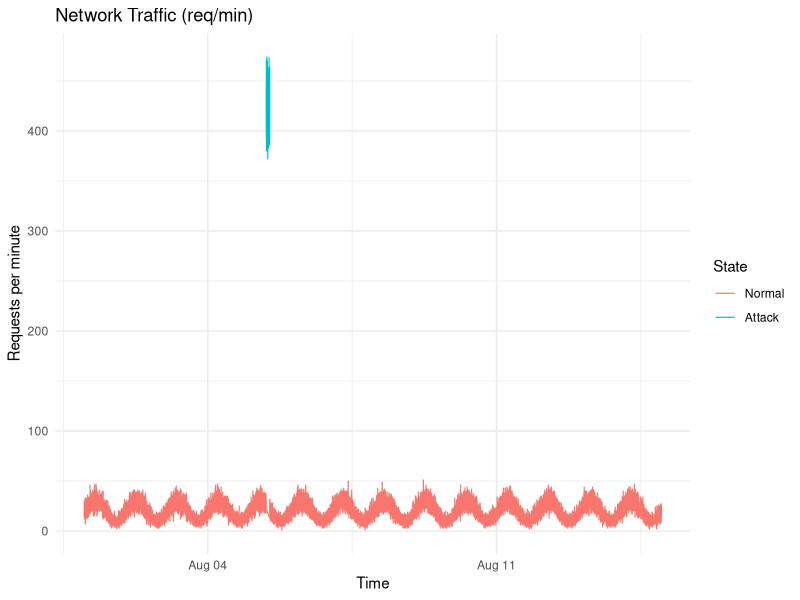
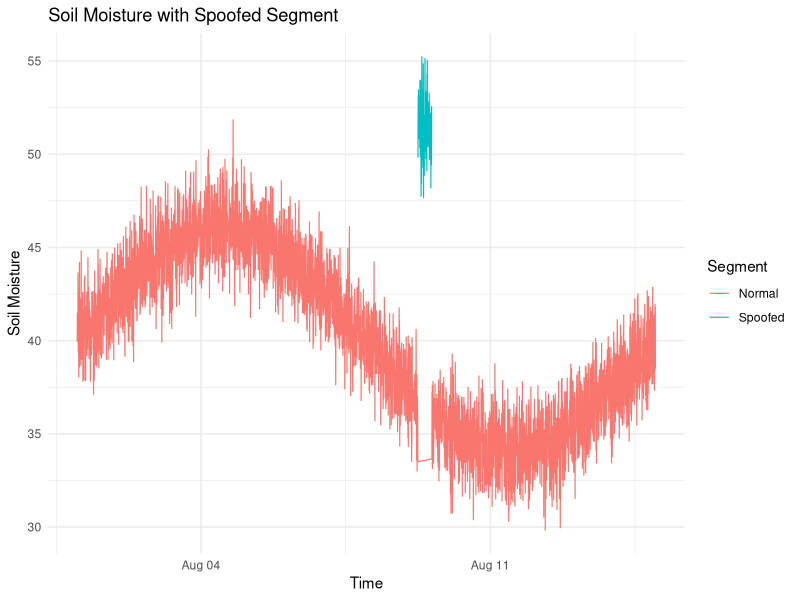

Reproduce these figures in R, in order.
# scripts/4_visualisation_dashboard.R
# Produce key plots and (optionally) launch Shiny app.
suppressPackageStartupMessages({
  library(data.table)
  library(lubridate)
  library(ggplot2)
  # library(plotly)       # uncomment if you’ll export interactive plots
  # library(htmlwidgets)  # needed only when saving plotly html
})

# Ensure output dir
dir.create("figs", showWarnings = FALSE, recursive = TRUE)

# Load
net  <- fread("data/network_attacked.csv")
sens <- fread("data/sensors_attacked.csv")

# Parse timestamps (set TZ as appropriate for your project)
net[,  timestamp := ymd_hms(timestamp, tz = "UTC")]
sens[, timestamp := ymd_hms(timestamp, tz = "UTC")]

# Coerce flags to factors with nice labels (for legend)
net[,  attack_lbl := factor(ifelse(is_attack == 1, "Attack", "Normal"), levels = c("Normal","Attack"))]
sens[, spoof_lbl  := factor(ifelse(is_spoof  == 1, "Spoofed","Normal"), levels = c("Normal","Spoofed"))]

# ---- Plot 1: Network traffic with attack shading/legend --------------------
p1 <- ggplot(net, aes(x = timestamp, y = req_per_min, color = attack_lbl)) +
  geom_line(linewidth = 0.4) +
  labs(
    title = "Network Traffic (req/min)",
    x = "Time", y = "Requests per minute", color = "State"
  ) +
  theme_minimal()

ggsave("figs/network_traffic.png", p1, width = 9, height = 4, dpi = 150)

# ---- Plot 2: Sensor spoofing visualisation --------------------------------
p2 <- ggplot(sens, aes(x = timestamp, y = soil_moisture, color = spoof_lbl)) +
  geom_line(linewidth = 0.4) +
  labs(
    title = "Soil Moisture with Spoofed Segment",
    x = "Time", y = "Soil Moisture", color = "Segment"
  ) +
  theme_minimal()

ggsave("figs/sensor_spoof.png", p2, width = 9, height = 4, dpi = 150)

message("Saved figs/network_traffic.png and figs/sensor_spoof.png")

# ---- Optional: interactive plots (uncomment if desired) --------------------
# library(plotly); library(htmlwidgets)
# p1_html <- plotly::ggplotly(p1)
# p2_html <- plotly::ggplotly(p2)
# htmlwidgets::saveWidget(p1_html, "figs/network_traffic.html", selfcontained = TRUE)
# htmlwidgets::saveWidget(p2_html, "figs/sensor_spoof.html", selfcontained = TRUE)

# To launch the dashboard, open shiny/app.R and click 'Run App' in RStudio.

